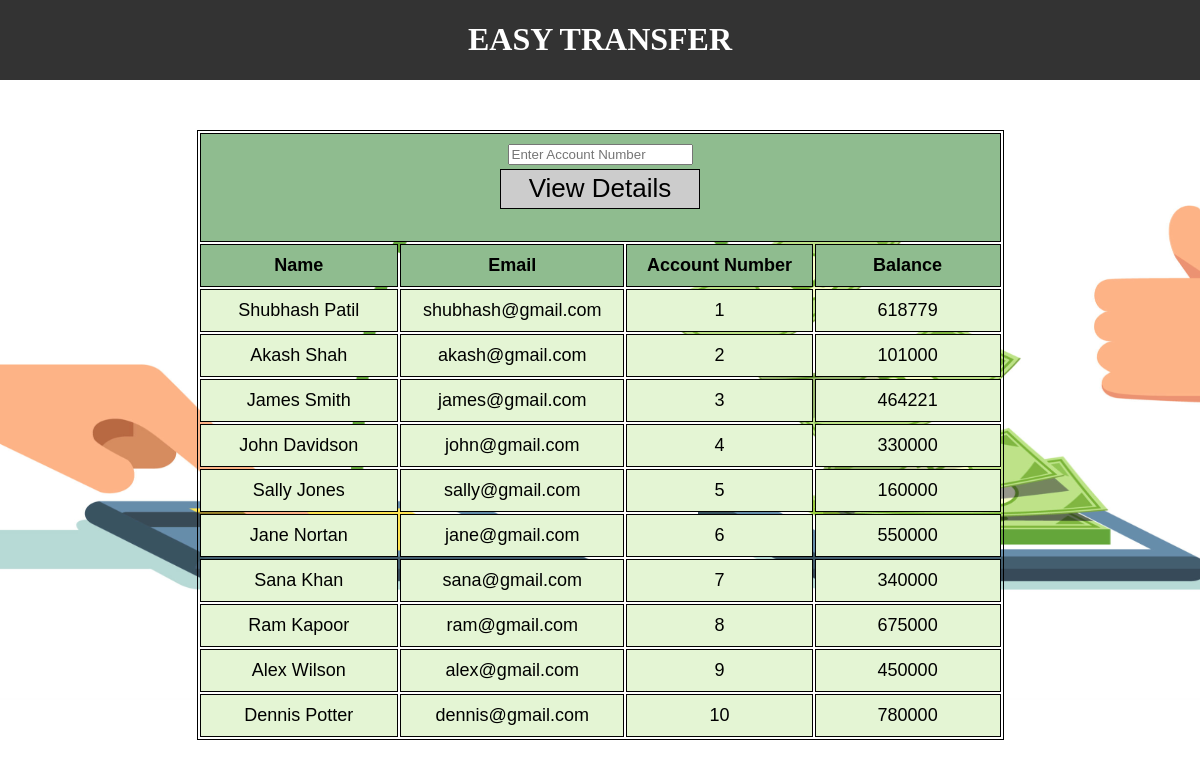
The app's page /view_customers.php with its own data.
### tables this page shows
CREATE TABLE `customer_details` (
  `name` varchar(55) NOT NULL,
  `email` varchar(44) NOT NULL,
  `account_no` int(11) NOT NULL,
  `current_bal` int(33) NOT NULL,
  `address` text NOT NULL
);

### view_customers.php (the view, shortened to what this page needs)
<?php
$user = 'root';
$password = '';
$database = 'bank';
$servername='localhost:3306';
$mysqli = new mysqli($servername, $user,
                $password, $database);
$sql = "SELECT * FROM customer_details ORDER BY account_no ASC ";
$result = $mysqli->query($sql);
?>
<div class="topnav" >
 <h1 style="color:white;"> EASY TRANSFER  </h1>
</div>
<div class="card-body">
   <p>&nbsp;</p>
   <table width="807" class="table tabe-hover table-bordered" id="list">
     <thead>
	   <tr>
         <th height="34" colspan="4" class="text-center">
		  <form action="customer.php" method="post">
                    <div class="flex-item">
                        <input type="integer" name="ano" placeholder="Enter Account Number"  required>
            </div>
                    <div class="flex-item">
                      <button class="button" type="submit">View Details</button>
            </div>
           </form>		  </th>
       </tr>
	   <tr>
         <th width="199" height="24" class="text-center">Name</th>
         <th width="208" class="text-center">Email</th>
         <th width="186" class="text-center">Account Number</th>
         <th width="186" class="text-center">Balance</th>
      </tr>
     </thead>
     <tbody>
       <?php
                while($rows=$result->fetch_assoc())
                {
             ?>
            <tr>
                <td><?php echo $rows['name'];?></td>
                <td><?php echo $rows['email'];?></td>
                <td><?php echo $rows['account_no'];?></td>
                <td><?php echo $rows['current_bal'];?></td>
           <?php
                }
             ?>
     </tbody>
   </table>
</div>

### view_customers.php (style rules this page uses)
.topnav { overflow: hidden; background-color: #333; }
table { margin: 0 auto; font-size: large; border: 1px solid black; }
h1 { text-align: center; color: #006600; font-size: xx-large; font-family: 'Gill Sans', 'Gill Sans MT', ' Calibri', 'Trebuchet MS', 'sans-serif'; }
td { background-color: #E4F5D4; border: 1px solid black; }
th { background-color: #8FBC8F; border: 1px solid black; }
th, td { font-weight: bold; border: 1px solid black; padding: 10px; text-align: center; }
td { font-weight: lighter; }
.button { border: 1px solid black; color: black; text-align: center; display: inline-block; font-size: 26px; margin: 4px 2px; cursor: pointer; background-color: #cccccc; height: 40px; width: 200px; }

### records on screen
customer_details: name "Shubhash Patil", email "shubhash@gmail.com", account_no "1", current_bal "618779"
customer_details: name "Akash Shah", email "akash@gmail.com", account_no "2", current_bal "101000"
customer_details: name "James Smith", email "james@gmail.com", account_no "3", current_bal "464221"
customer_details: name "John Davidson", email "john@gmail.com", account_no "4", current_bal "330000"
customer_details: name "Sally Jones", email "sally@gmail.com", account_no "5", current_bal "160000"
customer_details: name "Jane Nortan", email "jane@gmail.com", account_no "6", current_bal "550000"
customer_details: name "Sana Khan", email "sana@gmail.com", account_no "7", current_bal "340000"
customer_details: name "Ram Kapoor", email "ram@gmail.com", account_no "8", current_bal "675000"
customer_details: name "Alex Wilson", email "alex@gmail.com", account_no "9", current_bal "450000"
customer_details: name "Dennis Potter", email "dennis@gmail.com", account_no "10", current_bal "780000"
